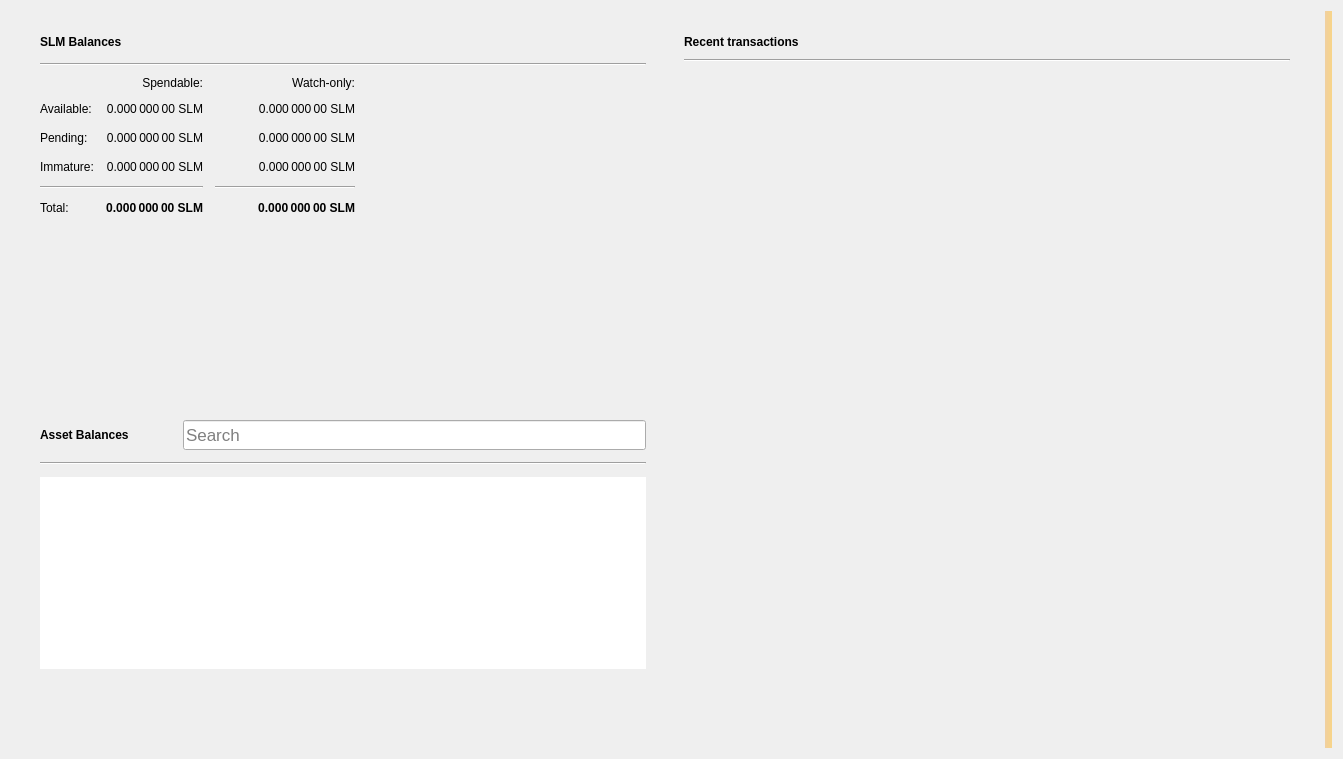
<?xml version="1.0" encoding="UTF-8"?>
<ui version="4.0">
 <class>OverviewPage</class>
 <widget class="QWidget" name="OverviewPage">
  <property name="geometry">
   <rect>
    <x>0</x>
    <y>0</y>
    <width>1343</width>
    <height>759</height>
   </rect>
  </property>
  <property name="minimumSize">
   <size>
    <width>760</width>
    <height>0</height>
   </size>
  </property>
  <property name="windowTitle">
   <string>Form</string>
  </property>
  <property name="autoFillBackground">
   <bool>false</bool>
  </property>
  <layout class="QGridLayout" name="gridLayout_3">
   <item row="0" column="1">
    <layout class="QVBoxLayout" name="verticalLayout_7">
     <property name="spacing">
      <number>0</number>
     </property>
     <property name="leftMargin">
      <number>0</number>
     </property>
     <property name="topMargin">
      <number>0</number>
     </property>
     <property name="rightMargin">
      <number>0</number>
     </property>
     <property name="bottomMargin">
      <number>0</number>
     </property>
     <item>
      <layout class="QHBoxLayout" name="horizontalLayout" stretch="0,0">
       <property name="spacing">
        <number>20</number>
       </property>
       <property name="sizeConstraint">
        <enum>QLayout::SetMinAndMaxSize</enum>
       </property>
       <property name="leftMargin">
        <number>20</number>
       </property>
       <property name="topMargin">
        <number>20</number>
       </property>
       <property name="rightMargin">
        <number>20</number>
       </property>
       <property name="bottomMargin">
        <number>20</number>
       </property>
       <item>
        <layout class="QVBoxLayout" name="verticalLayout_2">
         <property name="spacing">
          <number>0</number>
         </property>
         <property name="rightMargin">
          <number>0</number>
         </property>
         <item>
          <widget class="QFrame" name="frame">
           <property name="sizePolicy">
            <sizepolicy hsizetype="Preferred" vsizetype="Preferred">
             <horstretch>0</horstretch>
             <verstretch>0</verstretch>
            </sizepolicy>
           </property>
           <property name="minimumSize">
            <size>
             <width>350</width>
             <height>180</height>
            </size>
           </property>
           <property name="frameShape">
            <enum>QFrame::NoFrame</enum>
           </property>
           <property name="frameShadow">
            <enum>QFrame::Raised</enum>
           </property>
           <property name="lineWidth">
            <number>5</number>
           </property>
           <layout class="QVBoxLayout" name="verticalLayout_4">
            <property name="spacing">
             <number>10</number>
            </property>
            <property name="topMargin">
             <number>0</number>
            </property>
            <property name="bottomMargin">
             <number>0</number>
            </property>
            <item>
             <layout class="QHBoxLayout" name="horizontalLayout_4">
              <property name="spacing">
               <number>6</number>
              </property>
              <item>
               <widget class="QLabel" name="rvnBalancesLabel">
                <property name="font">
                 <font>
                  <weight>75</weight>
                  <bold>true</bold>
                 </font>
                </property>
                <property name="text">
                 <string>SLM Balances</string>
                </property>
               </widget>
              </item>
              <item>
               <widget class="QPushButton" name="labelWalletStatus">
                <property name="enabled">
                 <bool>true</bool>
                </property>
                <property name="maximumSize">
                 <size>
                  <width>30</width>
                  <height>16777215</height>
                 </size>
                </property>
                <property name="toolTip">
                 <string>The displayed information may be out of date. Your wallet automatically synchronizes with the Slimecoin network after a connection is established, but this process has not completed yet.</string>
                </property>
                <property name="text">
                 <string/>
                </property>
                <property name="icon">
                 <iconset>
                  <normaloff>:/icons/warning</normaloff>
                  <disabledoff>:/icons/warning</disabledoff>:/icons/warning</iconset>
                </property>
                <property name="iconSize">
                 <size>
                  <width>24</width>
                  <height>24</height>
                 </size>
                </property>
                <property name="flat">
                 <bool>true</bool>
                </property>
               </widget>
              </item>
              <item>
               <spacer name="horizontalSpacer_3">
                <property name="orientation">
                 <enum>Qt::Horizontal</enum>
                </property>
                <property name="sizeHint" stdset="0">
                 <size>
                  <width>40</width>
                  <height>20</height>
                 </size>
                </property>
               </spacer>
              </item>
             </layout>
            </item>
            <item>
             <widget class="Line" name="line_2">
              <property name="orientation">
               <enum>Qt::Horizontal</enum>
              </property>
             </widget>
            </item>
            <item>
             <layout class="QGridLayout" name="gridLayout">
              <property name="bottomMargin">
               <number>5</number>
              </property>
              <property name="spacing">
               <number>12</number>
              </property>
              <item row="3" column="2">
               <widget class="QLabel" name="labelWatchImmature">
                <property name="font">
                 <font>
                  <weight>50</weight>
                  <bold>false</bold>
                 </font>
                </property>
                <property name="cursor">
                 <cursorShape>IBeamCursor</cursorShape>
                </property>
                <property name="toolTip">
                 <string>Mined balance in watch-only addresses that has not yet matured</string>
                </property>
                <property name="text">
                 <string notr="true">0.000 000 00 SLM</string>
                </property>
                <property name="alignment">
                 <set>Qt::AlignRight|Qt::AlignTrailing|Qt::AlignVCenter</set>
                </property>
                <property name="textInteractionFlags">
                 <set>Qt::LinksAccessibleByMouse|Qt::TextSelectableByKeyboard|Qt::TextSelectableByMouse</set>
                </property>
               </widget>
              </item>
              <item row="2" column="3">
               <spacer name="horizontalSpacer_2">
                <property name="orientation">
                 <enum>Qt::Horizontal</enum>
                </property>
                <property name="sizeHint" stdset="0">
                 <size>
                  <width>40</width>
                  <height>20</height>
                 </size>
                </property>
               </spacer>
              </item>
              <item row="1" column="0">
               <widget class="QLabel" name="labelBalanceText">
                <property name="text">
                 <string>Available:</string>
                </property>
               </widget>
              </item>
              <item row="1" column="2">
               <widget class="QLabel" name="labelWatchAvailable">
                <property name="font">
                 <font>
                  <weight>50</weight>
                  <bold>false</bold>
                 </font>
                </property>
                <property name="cursor">
                 <cursorShape>IBeamCursor</cursorShape>
                </property>
                <property name="toolTip">
                 <string>Your current balance in watch-only addresses</string>
                </property>
                <property name="text">
                 <string notr="true">0.000 000 00 SLM</string>
                </property>
                <property name="alignment">
                 <set>Qt::AlignRight|Qt::AlignTrailing|Qt::AlignVCenter</set>
                </property>
                <property name="textInteractionFlags">
                 <set>Qt::LinksAccessibleByMouse|Qt::TextSelectableByKeyboard|Qt::TextSelectableByMouse</set>
                </property>
               </widget>
              </item>
              <item row="2" column="1">
               <widget class="QLabel" name="labelUnconfirmed">
                <property name="font">
                 <font>
                  <weight>50</weight>
                  <bold>false</bold>
                 </font>
                </property>
                <property name="cursor">
                 <cursorShape>IBeamCursor</cursorShape>
                </property>
                <property name="toolTip">
                 <string>Total of transactions that have yet to be confirmed, and do not yet count toward the spendable balance</string>
                </property>
                <property name="text">
                 <string notr="true">0.000 000 00 SLM</string>
                </property>
                <property name="alignment">
                 <set>Qt::AlignRight|Qt::AlignTrailing|Qt::AlignVCenter</set>
                </property>
                <property name="textInteractionFlags">
                 <set>Qt::LinksAccessibleByMouse|Qt::TextSelectableByKeyboard|Qt::TextSelectableByMouse</set>
                </property>
               </widget>
              </item>
              <item row="4" column="2">
               <widget class="Line" name="lineWatchBalance">
                <property name="sizePolicy">
                 <sizepolicy hsizetype="Preferred" vsizetype="Fixed">
                  <horstretch>0</horstretch>
                  <verstretch>0</verstretch>
                 </sizepolicy>
                </property>
                <property name="minimumSize">
                 <size>
                  <width>140</width>
                  <height>0</height>
                 </size>
                </property>
                <property name="orientation">
                 <enum>Qt::Horizontal</enum>
                </property>
               </widget>
              </item>
              <item row="0" column="1">
               <widget class="QLabel" name="labelSpendable">
                <property name="text">
                 <string>Spendable:</string>
                </property>
                <property name="alignment">
                 <set>Qt::AlignRight|Qt::AlignTrailing|Qt::AlignVCenter</set>
                </property>
               </widget>
              </item>
              <item row="3" column="0">
               <widget class="QLabel" name="labelImmatureText">
                <property name="text">
                 <string>Immature:</string>
                </property>
               </widget>
              </item>
              <item row="5" column="2">
               <widget class="QLabel" name="labelWatchTotal">
                <property name="font">
                 <font>
                  <weight>75</weight>
                  <bold>true</bold>
                 </font>
                </property>
                <property name="cursor">
                 <cursorShape>IBeamCursor</cursorShape>
                </property>
                <property name="toolTip">
                 <string>Current total balance in watch-only addresses</string>
                </property>
                <property name="text">
                 <string notr="true">0.000 000 00 SLM</string>
                </property>
                <property name="alignment">
                 <set>Qt::AlignRight|Qt::AlignTrailing|Qt::AlignVCenter</set>
                </property>
                <property name="textInteractionFlags">
                 <set>Qt::LinksAccessibleByMouse|Qt::TextSelectableByKeyboard|Qt::TextSelectableByMouse</set>
                </property>
               </widget>
              </item>
              <item row="4" column="0" colspan="2">
               <widget class="Line" name="line">
                <property name="orientation">
                 <enum>Qt::Horizontal</enum>
                </property>
               </widget>
              </item>
              <item row="0" column="2">
               <widget class="QLabel" name="labelWatchonly">
                <property name="text">
                 <string>Watch-only:</string>
                </property>
                <property name="alignment">
                 <set>Qt::AlignRight|Qt::AlignTrailing|Qt::AlignVCenter</set>
                </property>
               </widget>
              </item>
              <item row="5" column="1">
               <widget class="QLabel" name="labelTotal">
                <property name="font">
                 <font>
                  <weight>75</weight>
                  <bold>true</bold>
                 </font>
                </property>
                <property name="cursor">
                 <cursorShape>IBeamCursor</cursorShape>
                </property>
                <property name="toolTip">
                 <string>Your current total balance</string>
                </property>
                <property name="text">
                 <string notr="true">0.000 000 00 SLM</string>
                </property>
                <property name="alignment">
                 <set>Qt::AlignRight|Qt::AlignTrailing|Qt::AlignVCenter</set>
                </property>
                <property name="textInteractionFlags">
                 <set>Qt::LinksAccessibleByMouse|Qt::TextSelectableByKeyboard|Qt::TextSelectableByMouse</set>
                </property>
               </widget>
              </item>
              <item row="1" column="1">
               <widget class="QLabel" name="labelBalance">
                <property name="font">
                 <font>
                  <weight>50</weight>
                  <bold>false</bold>
                 </font>
                </property>
                <property name="cursor">
                 <cursorShape>IBeamCursor</cursorShape>
                </property>
                <property name="toolTip">
                 <string>Your current spendable balance</string>
                </property>
                <property name="text">
                 <string notr="true">0.000 000 00 SLM</string>
                </property>
                <property name="alignment">
                 <set>Qt::AlignRight|Qt::AlignTrailing|Qt::AlignVCenter</set>
                </property>
                <property name="textInteractionFlags">
                 <set>Qt::LinksAccessibleByMouse|Qt::TextSelectableByKeyboard|Qt::TextSelectableByMouse</set>
                </property>
               </widget>
              </item>
              <item row="2" column="0">
               <widget class="QLabel" name="labelPendingText">
                <property name="text">
                 <string>Pending:</string>
                </property>
               </widget>
              </item>
              <item row="5" column="0">
               <widget class="QLabel" name="labelTotalText">
                <property name="text">
                 <string>Total:</string>
                </property>
               </widget>
              </item>
              <item row="3" column="1">
               <widget class="QLabel" name="labelImmature">
                <property name="font">
                 <font>
                  <weight>50</weight>
                  <bold>false</bold>
                 </font>
                </property>
                <property name="cursor">
                 <cursorShape>IBeamCursor</cursorShape>
                </property>
                <property name="toolTip">
                 <string>Mined balance that has not yet matured</string>
                </property>
                <property name="text">
                 <string notr="true">0.000 000 00 SLM</string>
                </property>
                <property name="alignment">
                 <set>Qt::AlignRight|Qt::AlignTrailing|Qt::AlignVCenter</set>
                </property>
                <property name="textInteractionFlags">
                 <set>Qt::LinksAccessibleByMouse|Qt::TextSelectableByKeyboard|Qt::TextSelectableByMouse</set>
                </property>
               </widget>
              </item>
              <item row="2" column="2">
               <widget class="QLabel" name="labelWatchPending">
                <property name="font">
                 <font>
                  <weight>50</weight>
                  <bold>false</bold>
                 </font>
                </property>
                <property name="cursor">
                 <cursorShape>IBeamCursor</cursorShape>
                </property>
                <property name="toolTip">
                 <string>Unconfirmed transactions to watch-only addresses</string>
                </property>
                <property name="text">
                 <string notr="true">0.000 000 00 SLM</string>
                </property>
                <property name="alignment">
                 <set>Qt::AlignRight|Qt::AlignTrailing|Qt::AlignVCenter</set>
                </property>
                <property name="textInteractionFlags">
                 <set>Qt::LinksAccessibleByMouse|Qt::TextSelectableByKeyboard|Qt::TextSelectableByMouse</set>
                </property>
               </widget>
              </item>
             </layout>
            </item>
           </layout>
          </widget>
         </item>
         <item>
          <widget class="QWidget" name="assetVerticalSpaceWidget2" native="true">
           <property name="autoFillBackground">
            <bool>false</bool>
           </property>
           <layout class="QVBoxLayout" name="verticalLayout_6">
            <item>
             <spacer name="verticalSpacer_4">
              <property name="orientation">
               <enum>Qt::Vertical</enum>
              </property>
              <property name="sizeType">
               <enum>QSizePolicy::MinimumExpanding</enum>
              </property>
              <property name="sizeHint" stdset="0">
               <size>
                <width>20</width>
                <height>10</height>
               </size>
              </property>
             </spacer>
            </item>
           </layout>
          </widget>
         </item>
         <item>
          <widget class="QFrame" name="assetFrame">
           <property name="minimumSize">
            <size>
             <width>350</width>
             <height>150</height>
            </size>
           </property>
           <property name="autoFillBackground">
            <bool>true</bool>
           </property>
           <property name="frameShape">
            <enum>QFrame::NoFrame</enum>
           </property>
           <property name="frameShadow">
            <enum>QFrame::Plain</enum>
           </property>
           <property name="lineWidth">
            <number>0</number>
           </property>
           <layout class="QVBoxLayout" name="verticalLayout_5">
            <property name="spacing">
             <number>12</number>
            </property>
            <item>
             <layout class="QHBoxLayout" name="assetBalanceHorizontalLayout">
              <item alignment="Qt::AlignVCenter">
               <widget class="QLabel" name="assetBalanceLabel">
                <property name="font">
                 <font>
                  <weight>75</weight>
                  <bold>true</bold>
                 </font>
                </property>
                <property name="text">
                 <string>Asset Balances</string>
                </property>
               </widget>
              </item>
              <item>
               <widget class="QPushButton" name="labelAssetStatus">
                <property name="enabled">
                 <bool>true</bool>
                </property>
                <property name="maximumSize">
                 <size>
                  <width>30</width>
                  <height>16777215</height>
                 </size>
                </property>
                <property name="toolTip">
                 <string>The displayed information may be out of date. Your wallet automatically synchronizes with the Slimecoin network after a connection is established, but this process has not completed yet.</string>
                </property>
                <property name="text">
                 <string/>
                </property>
                <property name="icon">
                 <iconset>
                  <normaloff>:/icons/warning</normaloff>
                  <disabledoff>:/icons/warning</disabledoff>:/icons/warning</iconset>
                </property>
                <property name="iconSize">
                 <size>
                  <width>24</width>
                  <height>24</height>
                 </size>
                </property>
                <property name="flat">
                 <bool>true</bool>
                </property>
               </widget>
              </item>
              <item alignment="Qt::AlignBottom">
               <widget class="QLineEdit" name="assetSearch">
                <property name="sizePolicy">
                 <sizepolicy hsizetype="Expanding" vsizetype="Preferred">
                  <horstretch>0</horstretch>
                  <verstretch>0</verstretch>
                 </sizepolicy>
                </property>
                <property name="minimumSize">
                 <size>
                  <width>0</width>
                  <height>30</height>
                 </size>
                </property>
                <property name="maximumSize">
                 <size>
                  <width>16777215</width>
                  <height>30</height>
                 </size>
                </property>
                <property name="sizeIncrement">
                 <size>
                  <width>0</width>
                  <height>0</height>
                 </size>
                </property>
                <property name="baseSize">
                 <size>
                  <width>0</width>
                  <height>0</height>
                 </size>
                </property>
                <property name="font">
                 <font>
                  <pointsize>13</pointsize>
                 </font>
                </property>
                <property name="maxLength">
                 <number>32</number>
                </property>
                <property name="frame">
                 <bool>true</bool>
                </property>
                <property name="alignment">
                 <set>Qt::AlignLeading|Qt::AlignLeft|Qt::AlignVCenter</set>
                </property>
                <property name="placeholderText">
                 <string>Search</string>
                </property>
                <property name="clearButtonEnabled">
                 <bool>true</bool>
                </property>
               </widget>
              </item>
             </layout>
            </item>
            <item>
             <widget class="Line" name="assetBalanceLine">
              <property name="orientation">
               <enum>Qt::Horizontal</enum>
              </property>
             </widget>
            </item>
            <item>
             <widget class="QListView" name="listAssets">
              <property name="frameShape">
               <enum>QFrame::NoFrame</enum>
              </property>
              <property name="lineWidth">
               <number>0</number>
              </property>
              <property name="verticalScrollMode">
               <enum>QAbstractItemView::ScrollPerItem</enum>
              </property>
             </widget>
            </item>
            <item>
             <widget class="QWidget" name="assetVerticalSpaceWidget" native="true">
              <property name="autoFillBackground">
               <bool>false</bool>
              </property>
              <layout class="QVBoxLayout" name="verticalLayout">
               <item>
                <spacer name="verticalSpacer_3">
                 <property name="orientation">
                  <enum>Qt::Vertical</enum>
                 </property>
                 <property name="sizeHint" stdset="0">
                  <size>
                   <width>20</width>
                   <height>20</height>
                  </size>
                 </property>
                </spacer>
               </item>
              </layout>
             </widget>
            </item>
           </layout>
          </widget>
         </item>
        </layout>
       </item>
       <item>
        <layout class="QVBoxLayout" name="verticalLayout_3">
         <property name="spacing">
          <number>20</number>
         </property>
         <property name="leftMargin">
          <number>0</number>
         </property>
         <item>
          <widget class="QFrame" name="frame_2">
           <property name="sizePolicy">
            <sizepolicy hsizetype="Preferred" vsizetype="Preferred">
             <horstretch>0</horstretch>
             <verstretch>0</verstretch>
            </sizepolicy>
           </property>
           <property name="minimumSize">
            <size>
             <width>350</width>
             <height>0</height>
            </size>
           </property>
           <property name="sizeIncrement">
            <size>
             <width>0</width>
             <height>300</height>
            </size>
           </property>
           <property name="frameShape">
            <enum>QFrame::NoFrame</enum>
           </property>
           <property name="frameShadow">
            <enum>QFrame::Plain</enum>
           </property>
           <property name="lineWidth">
            <number>0</number>
           </property>
           <layout class="QGridLayout" name="gridLayout_2">
            <property name="topMargin">
             <number>0</number>
            </property>
            <property name="horizontalSpacing">
             <number>12</number>
            </property>
            <item row="0" column="0">
             <layout class="QHBoxLayout" name="horizontalLayout_2">
              <property name="spacing">
               <number>6</number>
              </property>
              <item>
               <widget class="QLabel" name="recentTransactionsLabel">
                <property name="font">
                 <font>
                  <weight>75</weight>
                  <bold>true</bold>
                 </font>
                </property>
                <property name="text">
                 <string>Recent transactions</string>
                </property>
               </widget>
              </item>
              <item>
               <widget class="QPushButton" name="labelTransactionsStatus">
                <property name="enabled">
                 <bool>true</bool>
                </property>
                <property name="maximumSize">
                 <size>
                  <width>30</width>
                  <height>16777215</height>
                 </size>
                </property>
                <property name="toolTip">
                 <string>The displayed information may be out of date. Your wallet automatically synchronizes with the Slimecoin network after a connection is established, but this process has not completed yet.</string>
                </property>
                <property name="text">
                 <string/>
                </property>
                <property name="icon">
                 <iconset>
                  <normaloff>:/icons/warning</normaloff>
                  <disabledoff>:/icons/warning</disabledoff>:/icons/warning</iconset>
                </property>
                <property name="iconSize">
                 <size>
                  <width>24</width>
                  <height>24</height>
                 </size>
                </property>
                <property name="flat">
                 <bool>true</bool>
                </property>
               </widget>
              </item>
              <item>
               <spacer name="horizontalSpacer">
                <property name="orientation">
                 <enum>Qt::Horizontal</enum>
                </property>
                <property name="sizeHint" stdset="0">
                 <size>
                  <width>40</width>
                  <height>20</height>
                 </size>
                </property>
               </spacer>
              </item>
             </layout>
            </item>
            <item row="2" column="0">
             <widget class="QListView" name="listTransactions">
              <property name="styleSheet">
               <string notr="true">QListView { background: transparent; }</string>
              </property>
              <property name="frameShape">
               <enum>QFrame::NoFrame</enum>
              </property>
              <property name="verticalScrollBarPolicy">
               <enum>Qt::ScrollBarAlwaysOff</enum>
              </property>
              <property name="horizontalScrollBarPolicy">
               <enum>Qt::ScrollBarAlwaysOff</enum>
              </property>
              <property name="selectionMode">
               <enum>QAbstractItemView::NoSelection</enum>
              </property>
             </widget>
            </item>
            <item row="1" column="0">
             <widget class="Line" name="line_3">
              <property name="orientation">
               <enum>Qt::Horizontal</enum>
              </property>
             </widget>
            </item>
           </layout>
          </widget>
         </item>
        </layout>
       </item>
      </layout>
     </item>
    </layout>
   </item>
   <item row="0" column="3">
    <widget class="QLabel" name="labelAlerts">
     <property name="visible">
      <bool>true</bool>
     </property>
     <property name="styleSheet">
      <string notr="true">QLabel { background-color: qlineargradient(x1: 0, y1: 0, x2: 1, y2: 0, stop:0 #F0D0A0, stop:1 #F8D488); color:#000000; }</string>
     </property>
     <property name="wordWrap">
      <bool>true</bool>
     </property>
     <property name="margin">
      <number>3</number>
     </property>
     <property name="textInteractionFlags">
      <set>Qt::TextSelectableByMouse</set>
     </property>
    </widget>
   </item>
  </layout>
 </widget>
 <resources/>
 <connections/>
</ui>
